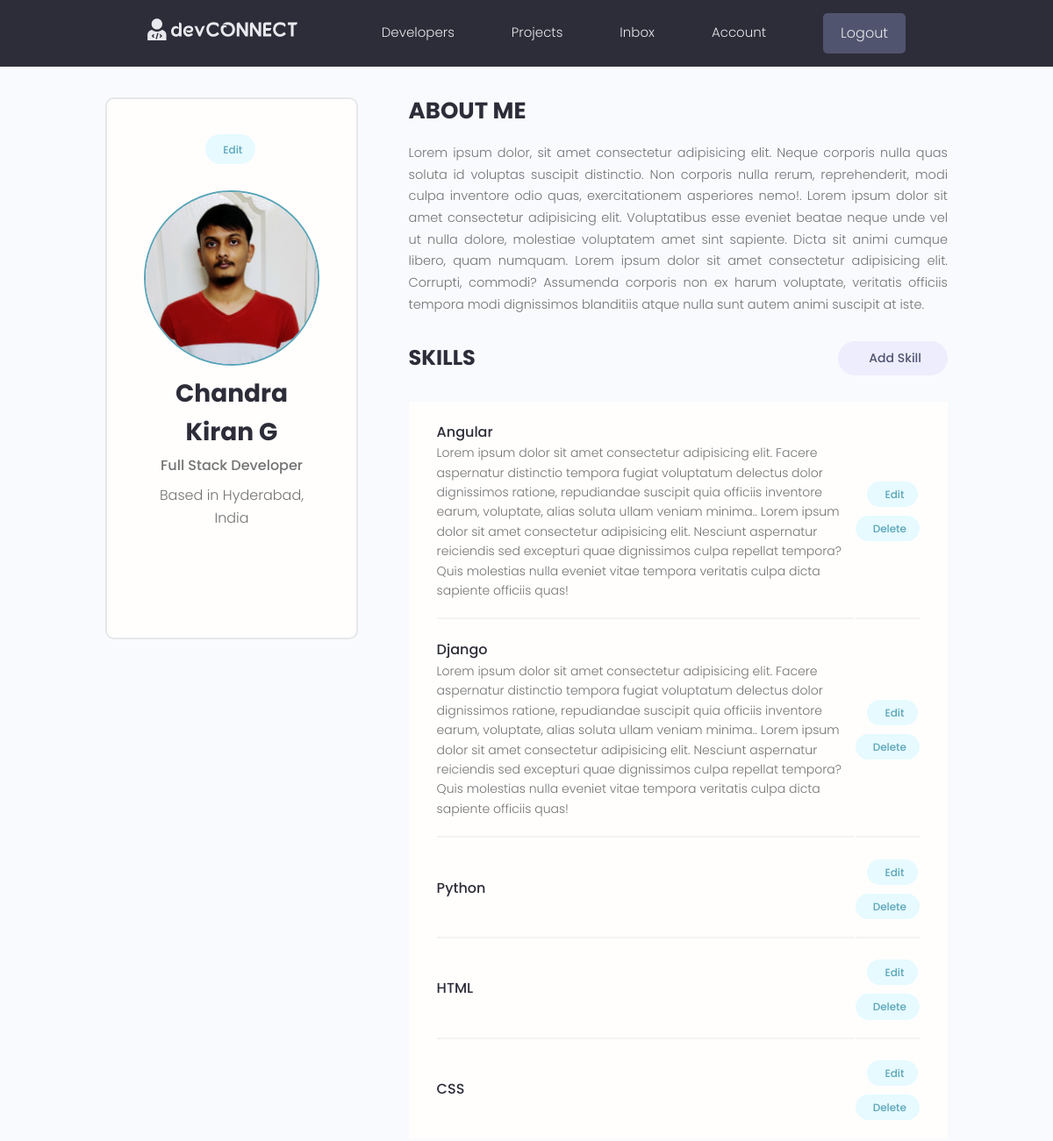
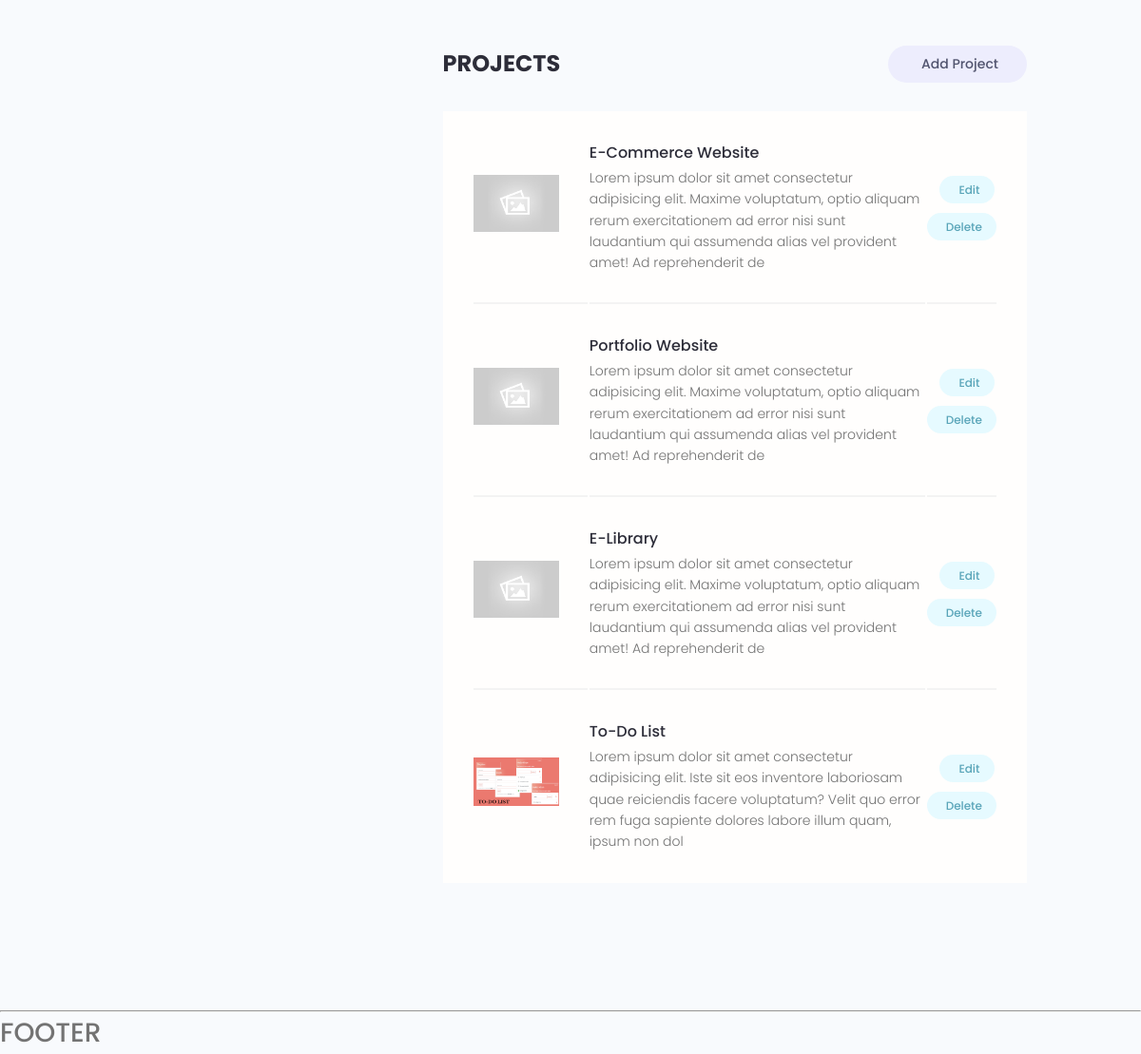
The app's page /account/ (signed in) with its own data (2 pictures, top to bottom).
### users/models.py (models this page shows, shortened)
class Profile(models.Model):
    user = models.OneToOneField(User, on_delete=models.CASCADE, null=True, blank=True)
    name = models.CharField(max_length=200, null=True, blank=True)
    email = models.CharField(max_length=200, null=True, blank=True)
    username = models.CharField(max_length=200, null=True, blank=True)
    location = models.CharField(max_length=200, blank=True, null=True)
    headline = models.CharField(max_length=300, null=True, blank=True)
    bio = models.TextField(null=True, blank=True)
    profile_image = models.ImageField(null=True, blank=True, upload_to='profiles/', default="profiles/defaultuser.png")
    social_github = models.CharField(max_length=200, null=True, blank=True)
    social_twitter = models.CharField(max_length=200, null=True, blank=True)
    social_linkedin = models.CharField(max_length=200, null=True, blank=True)
    social_youtube = models.CharField(max_length=200, null=True, blank=True)
    social_website = models.CharField(max_length=200, null=True, blank=True)
    created = models.DateTimeField(auto_now_add=True)
    id = models.UUIDField(default=uuid.uuid4, unique=True, primary_key=True, editable=False)

class Skill(models.Model):
    owner = models.ForeignKey(Profile, on_delete=models.CASCADE, blank=True, null=True)
    name = models.CharField(max_length=200, blank=True, null=True)
    description = models.TextField(blank=True, null=True)
    created = models.DateTimeField(auto_now_add=True)
    id = models.UUIDField(default=uuid.uuid4, unique=True, primary_key=True, editable=False)

### projects/models.py (models this page shows, shortened)
class Project(models.Model):
    owner = models.ForeignKey(Profile, null=True, blank=True, on_delete=models.SET_NULL)
    title = models.CharField(max_length=200)
    description = models.TextField(null=True, blank=True)
    featured_image = models.ImageField(null=True, blank=True, default="default.jpg")
    demo_link = models.CharField(max_length=1000, null=True, blank=True)
    source_link = models.CharField(max_length=1000, null=True, blank=True)
    tags = models.ManyToManyField('Tag', blank=True)
    vote_total = models.IntegerField(default=0, null=True, blank=True)
    vote_ratio = models.IntegerField(default=0, null=True, blank=True)
    created = models.DateTimeField(auto_now_add=True)
    id = models.UUIDField(default=uuid.uuid4, unique=True, primary_key=True, editable=False)

### users/views.py (the view)
# urls.py: path('account/', views.userAccount, name="account"),
@login_required(login_url="login")
def userAccount(request):
    profile = request.user.profile
    skills = profile.skill_set.all()
    projects = profile.project_set.all()
    context = {'profile':profile, 'skills':skills, 'projects':projects}
    return render(request, 'users/account.html', context)

### users/templates/users/account.html (shortened to what this page needs)
{% extends 'main.html' %}
{% block content %}
<main class="settingsPage profile my-md">
  <div class="container">
    <div class="layout">
      <div class="column column--1of3">
        <div class="card text-center">
          <div class="card__body dev">
            <a class="tag tag--pill tag--main settings__btn" href="{% url 'edit-account' %}"> Edit</a>
            <img class="avatar avatar--xl dev__avatar" src="{{profile.profile_image.url}}" />
            <h2 class="dev__name">{{profile.name}}</h2>
            <p class="dev__title">{{profile.headline}}</p>
            <p class="dev__location">Based in {{profile.location}}</p>
            <ul class="dev__social">
            </ul>
          </div>
        </div>
      </div>
      <div class="column column--2of3">
        <div class="devInfo">
          <h3 class="devInfo__title">About Me</h3>
          <p class="devInfo__about">{{profile.bio}}</p>
        </div>
        <div class="settings">
          <h3 class="settings__title">Skills</h3>
          <a class="tag tag--pill tag--sub settings__btn tag--lg" href="{% url 'add-skill' %}"> Add Skill</a>
        </div>
        <table class="settings__table">
          {% for skill in skills %}
          <tr>
            <td class="settings__tableInfo">
              <h4>{{skill.name}}</h4>
              <p>{{skill.description}}</p>
            </td>
            <td class="settings__tableActions">
              <a class="tag tag--pill tag--main settings__btn" href="{% url 'edit-skill' skill.id %}"> Edit</a>
              <a class="tag tag--pill tag--main settings__btn" href="{% url 'delete-skill' skill.id %}">
                Delete</a>
            </td>
          </tr>
          {% endfor %}
        </table>
        <div class="settings">
          <h3 class="settings__title">Projects</h3>
          <a class="tag tag--pill tag--sub settings__btn tag--lg" href="{% url 'create-project' %}"> Add Project</a>
        </div>
        <table class="settings__table">
          {% for project in projects %}
          <tr>
            <td class="settings__thumbnail">
              <a href="{% url 'project' project.id %}"><img src="{{project.featured_image.url}}" alt="Project Thumbnail" /></a>
            </td>
            <td class="settings__tableInfo">
              <a href="{% url 'project' project.id %}">{{project.title}}</a>
              <p>{{project.description | slice:"200"}}</p>
            </td>
            <td class="settings__tableActions">
              <a class="tag tag--pill tag--main settings__btn" href="{% url 'update-project' project.id %}"> Edit</a>
              <a class="tag tag--pill tag--main settings__btn" href="{% url 'delete-project' project.id %}">
                Delete</a>
            </td>
          </tr>
          {% endfor %}
        </table>
      </div>
    </div>
  </div>
</main>
{% endblock content %}

### static/styles/app.css (style rules this page uses)
:root { --color-sub: #2d2d39; }
.card { border: 2px solid var(--color-light); }
img { width: 100%; }
.profile .card > .dev { padding: 4rem; }
.dev__avatar { display: block; margin: auto; }
.dev__name { color: var(--color-sub); font-size: 2.8rem; font-weight: 700; margin-top: 1rem; margin-bottom: 0.5rem; }
.dev__title { font-size: 1.6rem; font-weight: 500; line-height: 1.3; }
.dev__location { margin-top: 1rem; }
.dev__social { margin: 3rem 0; list-style: none; display: flex; justify-content: center; gap: 1.5rem; }
.devInfo { margin-bottom: 3rem; }
.devInfo__title, .devInfo__subtitle { font-size: 2.6rem; color: var(--color-sub); text-transform: uppercase; font-weight: 700; margin-bottom: 1.5rem; }
.devInfo__about, .devSkill__info { font-size: 1.45rem; line-height: 1.7; text-align: justify; }
.settingsPage .dev > .settings__btn { display: inline-block; margin-bottom: 3rem; }
.settings { display: flex; justify-content: space-between; align-items: center; }
.settings__title { font-size: 2.4rem; text-transform: uppercase; font-weight: 700; color: var(--color-sub); }
.settings__table { margin-top: 3rem; margin-bottom: 5rem; padding: 0 3rem; background: var(--color-white); }
.settings__table tr { width: 100%; }
.settings__table tr > td { padding: 2rem 0; }
.settings__table tr:not(:last-child) td { border-bottom: 2px solid var(--color-white-light); }
.settings__thumbnail { width: 23%; min-width: 10rem; }
.settings__thumbnail img { padding-right: 3rem; height: 15rem; object-fit: contain; }
.settings__tableInfo { width: 100%; }
.settings__tableInfo h4, .settings__tableInfo a { padding-right: 1rem; width: auto; font-size: 1.6rem; font-weight: 500; color: var(--color-sub); }
.settings__tableInfo p { font-size: 1.4rem; }
.settings__tableActions { text-align: right; }

### static/uikit/styles/modules/_variables.css (style rules this page uses)
:root { --color-main: #5aa5b9; --color-main-light: #e6faff; --color-sub: #3f4156; --color-sub-light: #51546e; --color-sub-lighter: #ededfd; --color-text: #737373; --color-gray: #8b8b8b; --color-light: #e5e7eb; --color-light-gray: #767676; --color-bg: #f8fafd; --color-white: #fffefd; --color-white-light: #f3f3f3; --color-success: #359e64; --color-success-bg: #def8e8; --color-error: #fc4b0b; --color-error-bg: #fff2ee; --font-base: 'Poppins', arial, helvetica, 'Segoe UI', roboto, ubuntu, sans-serif; --font-monospace: 'Fira Code', 'Courier New', courier, monospace; --font-regular: 300; --font-medium: 500; --font-bold: 700; --generic-shadow: 1px 1px 5px #00000010; --generic-transition: all 0.3s ease-in-out; }

### static/uikit/styles/modules/_base.css (style rules this page uses)
* { margin: 0; padding: 0; box-sizing: border-box; text-rendering: optimizeLegibility; color: inherit; font-size: inherit; }
html { font-size: 50%; }
@media only screen and (min-width: 480px) { html { font-size: 56.25%; } }
@media only screen and (min-width: 1200px) { html { font-size: 62.5%; } }
body { line-height: 1.6; font-weight: 400; font-size: 1.5rem; color: var(--color-text); background-color: var(--color-bg); min-height: 100vh; }

### static/uikit/styles/modules/_typography.css (style rules this page uses)
* { font-family: var(--font-base); }
h2 { font-size: 3.6rem; font-weight: var(--font-bold); }
h3 { font-size: 3.2rem; font-weight: var(--font-medium); }
h4 { font-size: 2.8rem; font-weight: var(--font-medium); }
p, span, strong { font-size: 1.6rem; color: var(--color-text); font-weight: var(--font-regular); }
a { padding-bottom: 2px; text-decoration: none; display: inline-block; color: var(--color-main); font-weight: var(--font-medium); }

### static/uikit/styles/modules/_utilities.css (style rules this page uses)
.container { width: 92%; max-width: 165rem; margin: 0 auto; box-sizing: border-box; }
@media screen and (min-width: 1000px) { .container { width: 90%; } }
@media screen and (min-width: 1200px) { .container { width: 80%; } }
.text-center { text-align: center; }
.my-md { margin: 3rem auto; }

### static/uikit/styles/modules/_avatar.css (style rules this page uses)
.avatar { border-radius: 50%; border: 2px solid var(--color-main); object-fit: cover; }
.avatar--xl { height: 20rem; width: 20rem; }

### static/uikit/styles/modules/_card.css (style rules this page uses)
.card { border-radius: 1rem; background-color: var(--color-white); border: 1.5px solid var(--color-light); width: auto; height: auto; margin-top: 0.5rem; margin-bottom: 0.5rem; overflow: hidden; }
.card__body, .card__header { padding: 2rem 2.5rem; }

### static/uikit/styles/modules/_layout.css (style rules this page uses)
.layout { display: flex; flex-flow: row wrap; justify-content: space-between; }
.layout > .column { margin-bottom: 3rem; }
.layout > .column.column--1of3 { flex-basis: 30%; }
.layout > .column.column--2of3 { flex-basis: 64%; }

### records on screen
Profile: profile_image (picture), name "Chandra Kiran G", headline "Full Stack Developer", location "Hyderabad, India", bio "Lorem ipsum dolor, sit amet consectetur adipisicing elit. Neque corporis nulla quas soluta id voluptas suscipit distinctio. Non corporis nulla rerum, reprehenderit, modi culpa inventore odio quas, exercitationem asperiores nemo!. Lorem ipsum dolor sit amet consectetur adipisicing elit. Voluptatibus esse eveniet beatae neque unde vel ut nulla dolore, molestiae voluptatem amet sint sapiente. Dicta sit animi cumque libero, quam numquam. Lorem ipsum dolor sit amet consectetur adipisicing elit. Corrupti, commodi? Assumenda corporis non ex harum voluptate, veritatis officiis tempora modi dignissimos blanditiis atque nulla sunt autem animi suscipit at iste."
Skill: name "Angular", description "Lorem ipsum dolor sit amet consectetur adipisicing elit. Facere aspernatur distinctio tempora fugiat voluptatum delectus dolor dignissimos ratione, repudiandae suscipit quia officiis inventore earum, voluptate, alias soluta ullam veniam minima.. Lorem ipsum dolor sit amet consectetur adipisicing elit. Nesciunt aspernatur reiciendis sed excepturi quae dignissimos culpa repellat tempora? Quis molestias nulla eveniet vitae tempora veritatis culpa dicta sapiente officiis quas!"
Skill: name "Django", description "Lorem ipsum dolor sit amet consectetur adipisicing elit. Facere aspernatur distinctio tempora fugiat voluptatum delectus dolor dignissimos ratione, repudiandae suscipit quia officiis inventore earum, voluptate, alias soluta ullam veniam minima.. Lorem ipsum dolor sit amet consectetur adipisicing elit. Nesciunt aspernatur reiciendis sed excepturi quae dignissimos culpa repellat tempora? Quis molestias nulla eveniet vitae tempora veritatis culpa dicta sapiente officiis quas!"
Skill: name "Python"
Skill: name "HTML"
Skill: name "CSS"
Project: featured_image (placeholder picture), title "E-Commerce Website", description "Lorem ipsum dolor sit amet consectetur adipisicing elit. Maxime voluptatum, optio aliquam rerum exercitationem ad error nisi sunt laudantium qui assumenda alias vel provident amet! Ad reprehenderit de"
Project: featured_image (placeholder picture), title "Portfolio Website", description "Lorem ipsum dolor sit amet consectetur adipisicing elit. Maxime voluptatum, optio aliquam rerum exercitationem ad error nisi sunt laudantium qui assumenda alias vel provident amet! Ad reprehenderit de"
Project: featured_image (placeholder picture), title "E-Library", description "Lorem ipsum dolor sit amet consectetur adipisicing elit. Maxime voluptatum, optio aliquam rerum exercitationem ad error nisi sunt laudantium qui assumenda alias vel provident amet! Ad reprehenderit de"
Project: featured_image (picture), title "To-Do List", description "Lorem ipsum dolor sit amet consectetur adipisicing elit. Iste sit eos inventore laboriosam quae reiciendis facere voluptatum? Velit quo error rem fuga sapiente dolores labore illum quam, ipsum non dol"
